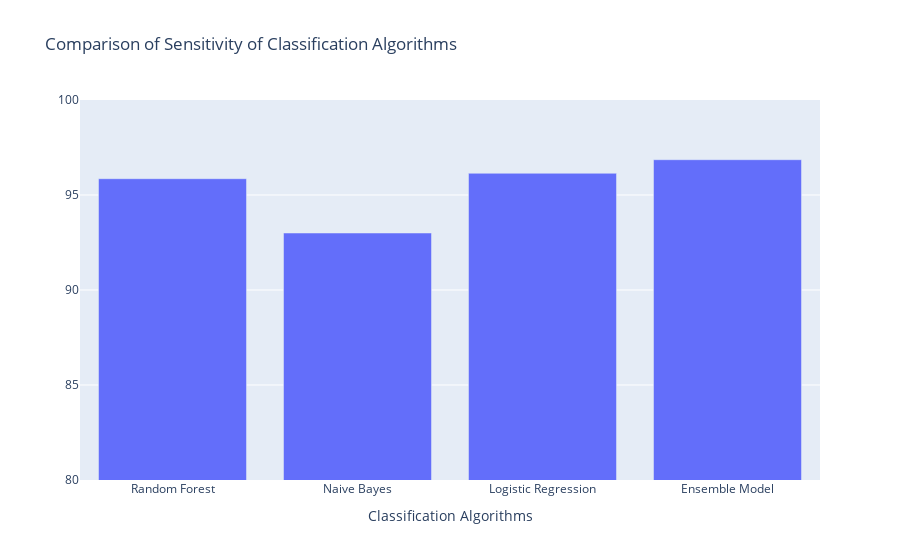

Notebook code cell kept with this figure:
### Markdown cell above
## Comparison of Sensitivity of Classification Algorithms

### Code cell
trace3 = {
  'x': algorithms,
  'y': sensitivity,
  'name': 'score',
  'type': 'bar'
    
}

data = [trace3];
layout = {
  'xaxis': {'title': 'Classification Algorithms'},
  'title': 'Comparison of Sensitivity of Classification Algorithms'
};
fig = go.Figure(data = data, layout = layout)
fig['layout']['yaxis1'].update(title='', range=[80, 100], autorange=False)
iplot(fig)

### Figure 1 — Plotly figure (JSON) as saved in the notebook; plotly's stock layout.template omitted (floating-point values rounded to 4 significant figures)
{"data": [{"name": "score", "type": "bar", "x": ["Random Forest", "Naive Bayes", "Logistic Regression", "Ensemble Model"], "y": [95.86, 93, 96.14, 96.86]}], "layout": {"title": {"text": "Comparison of Sensitivity of Classification Algorithms"}, "xaxis": {"title": {"text": "Classification Algorithms"}}, "yaxis": {"autorange": false, "range": [80, 100], "title": {"text": ""}}}}
